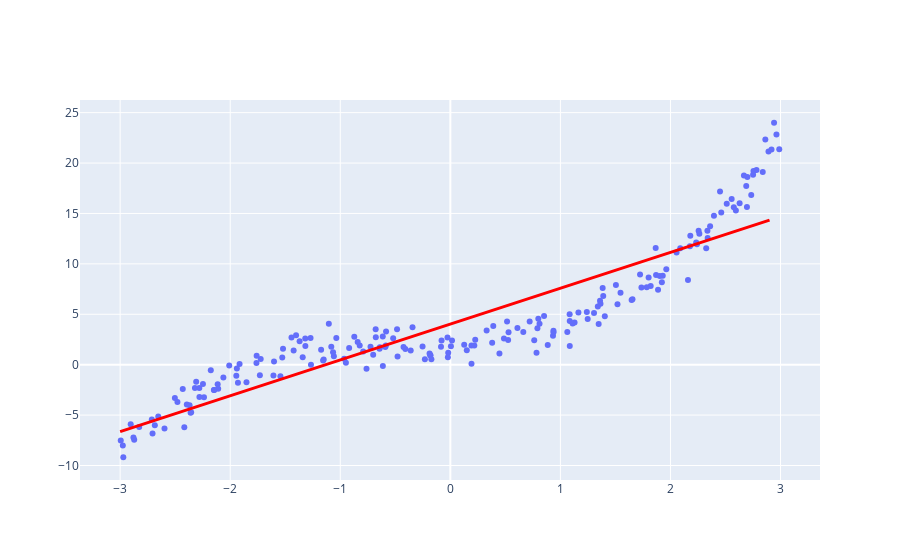

Source (notebook cell):
### Code cell
# scatter plot of data
import plotly.graph_objects as go
fig_scatter = px.scatter(x=..., y=...)
# line plot of model
fig_line = px.line(x=... , y=...)
fig_line.update_traces(line_color='#ff0000', line_width=3)
fig_combine = go.Figure(data=fig_scatter.data + fig_line.data)
#show the plot
fig_combine.___

### Figure 1 — Plotly figure (JSON) as saved in the notebook; plotly's stock layout.template omitted (floating-point values rounded to 4 significant figures; data arrays with more than 128 entries replaced by an {"elided": "..."} marker saying what was removed)
{"data": [{"hovertemplate": "x=%{x}<br>y=%{y}<extra></extra>", "legendgroup": "", "marker": {"color": "#636efa", "symbol": "circle"}, "mode": "markers", "name": "", "orientation": "v", "showlegend": false, "type": "scatter", "x": {"elided": "200 float values"}, "xaxis": "x", "y": {"elided": "200 float values"}, "yaxis": "y"}, {"hovertemplate": "x=%{x}<br>y=%{y}<extra></extra>", "legendgroup": "", "line": {"color": "#ff0000", "dash": "solid", "width": 3}, "marker": {"symbol": "circle"}, "mode": "lines", "name": "", "orientation": "v", "showlegend": false, "type": "scatter", "x": [-3, -2.9, -2.8, -2.7, -2.6, -2.5, -2.4, -2.3, -2.2, -2.1, -2.0, -1.9, -1.8, -1.7, -1.6, -1.5, -1.4, -1.3, -1.2, -1.1, -1.0, -0.9, -0.8, -0.7, -0.6, -0.5, -0.4, -0.3, -0.2, -0.1, 2.665e-15, 0.1, 0.2, 0.3, 0.4, 0.5, 0.6, 0.7, 0.8, 0.9, 1.0, 1.1, 1.2, 1.3, 1.4, 1.5, 1.6, 1.7, 1.8, 1.9, 2.0, 2.1, 2.2, 2.3, 2.4, 2.5, 2.6, 2.7, 2.8, 2.9], "xaxis": "x", "y": [-6.647, -6.291, -5.935, -5.579, -5.224, -4.868, -4.512, -4.157, -3.801, -3.445, -3.09, -2.734, -2.378, -2.023, -1.667, -1.311, -0.9557, -0.6, -0.2443, 0.1114, 0.4671, 0.8227, 1.178, 1.534, 1.89, 2.245, 2.601, 2.957, 3.312, 3.668, 4.024, 4.38, 4.735, 5.091, 5.447, 5.802, 6.158, 6.514, 6.869, 7.225, 7.581, 7.936, 8.292, 8.648, 9.003, 9.359, 9.715, 10.07, 10.43, 10.78, 11.14, 11.49, 11.85, 12.2, 12.56, 12.92, 13.27, 13.63, 13.98, 14.34], "yaxis": "y"}], "layout": {}}
